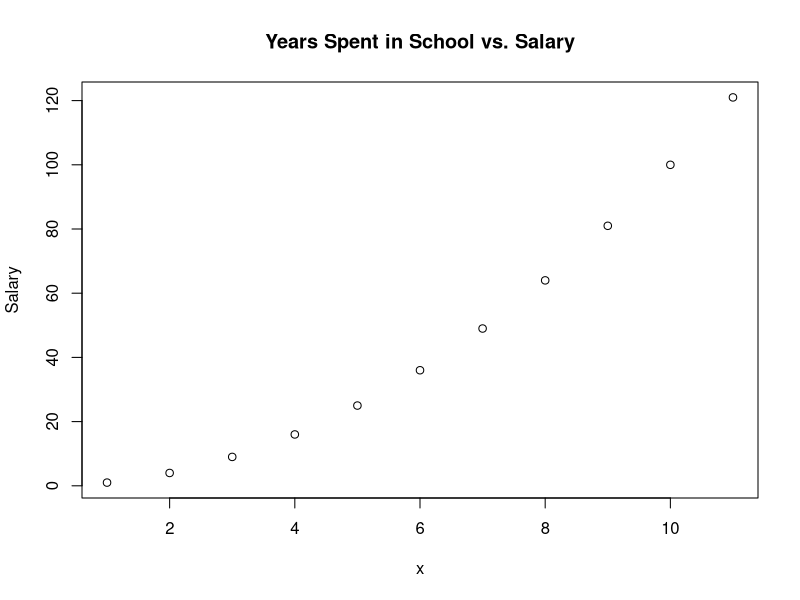
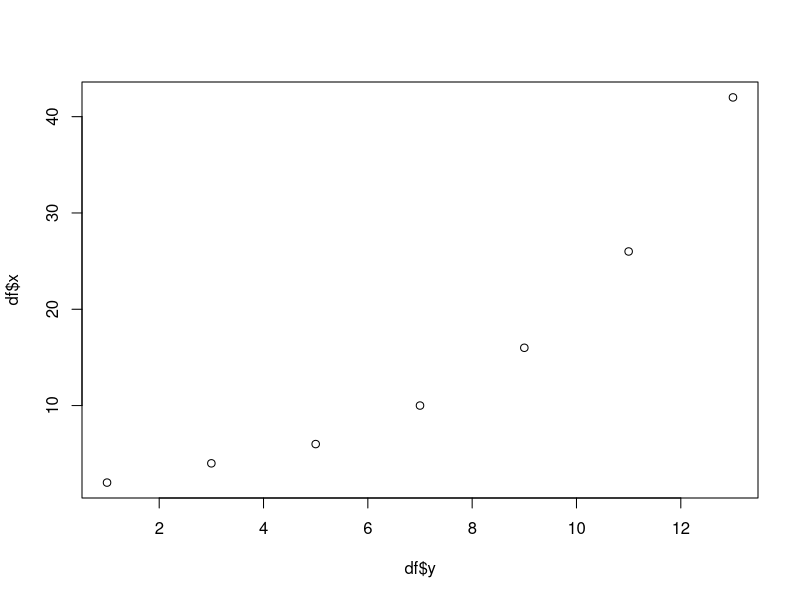
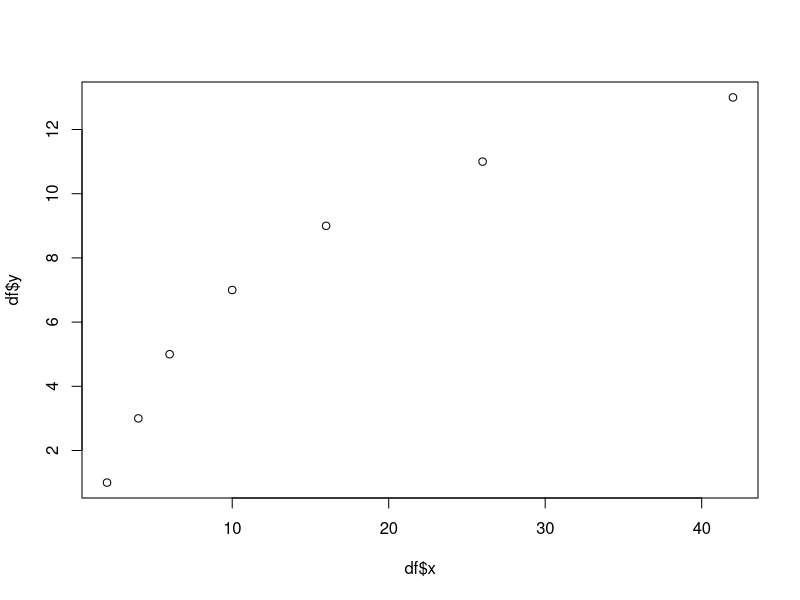
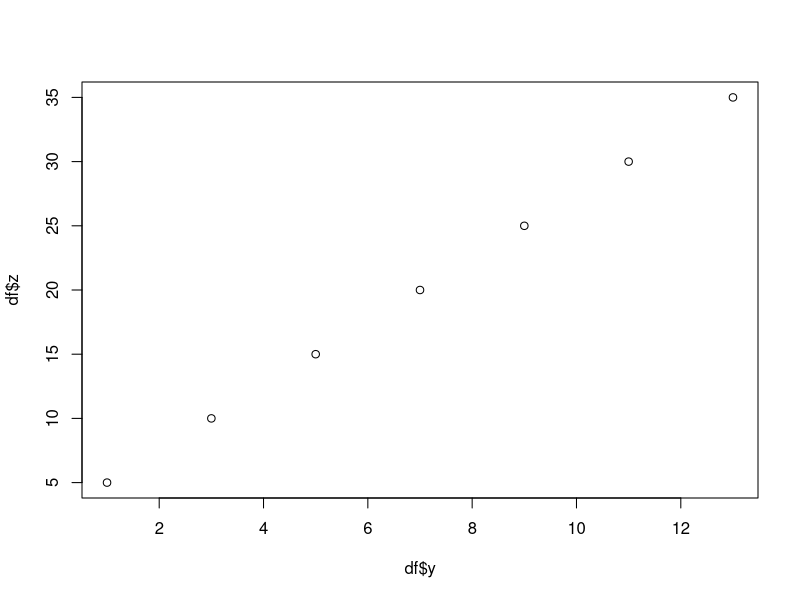
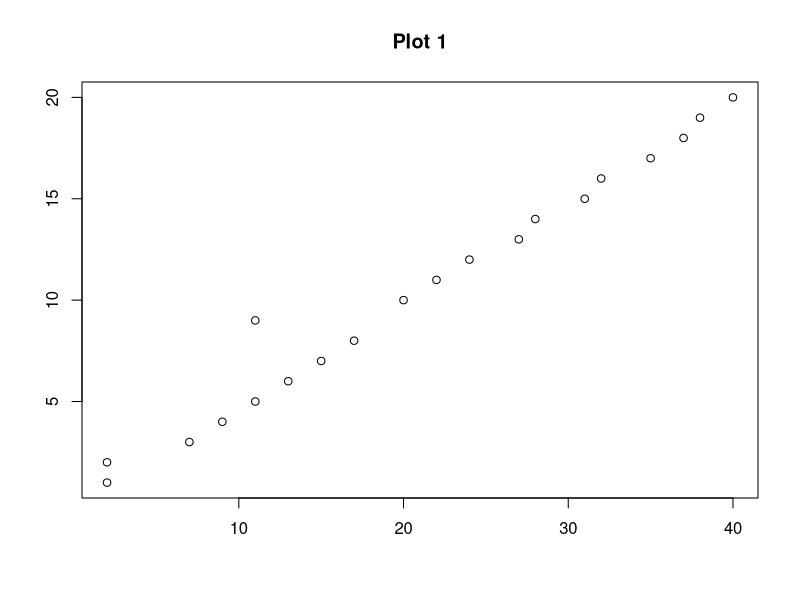
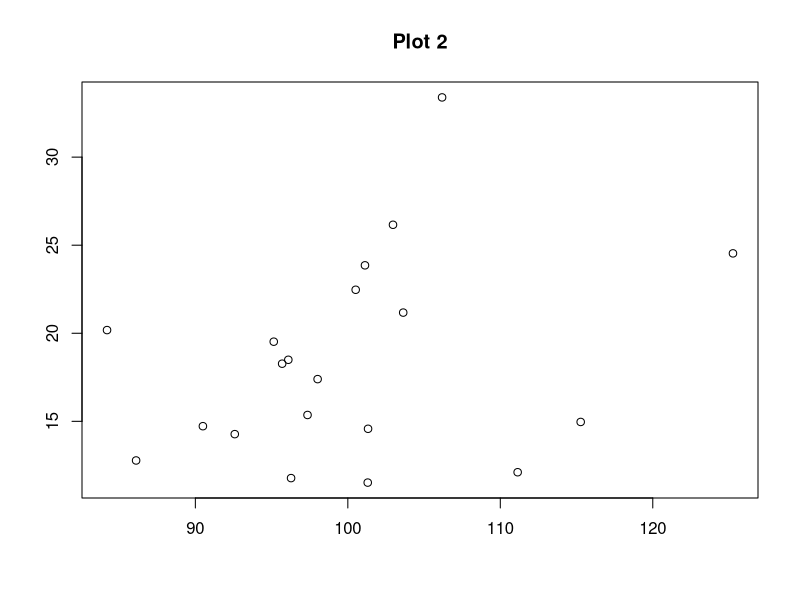

Recreate these plots in R, in order.
## ---- chunk 1
knitr::opts_chunk$set(message=FALSE,warning=FALSE, cache=TRUE)
## ---- chunk 2
x = c(1,2,3,4,5,6,7,8,9,10,11)
y = c(1,4,9,16,25,36,49,64,81,100,121)
plot(y~x, main = "Years Spent in School vs. Salary", ylab = "Salary")
## ---- chunk 3
x = c(2,4,6,10,16,26,42)
y = c(1,3,5,7,9,11,13)
z = c(5,10,15,20,25,30,35)


df<-data.frame(x,y,z)
plot(df$x~df$y)
plot(df$y~df$x)
plot(df$z~df$y)
## ---- chunk 4
x=c(1,2,3,4,5,6,7,8,9,10,11,12,13,14,15,16,17,18,19,20)
y=c(2,2,7,9,11,13,15,17,11,20,22,24,27,28,31,32,35,37,38,40)
plot(x~y, main = "Plot 1", ylab = " ", xlab = " ")

a=rnorm(20,20,5)
b=rnorm(20,100,10)
plot(a~b, main = "Plot 2", ylab = " ", xlab = " ")
## ---- chunk 5
x = c(12,16,20,41)
mx = mean(x)
sdx = sd(x)

z = ((x-mx)/sdx)
z 
## ---- chunk 6
x = c(12,16,20,41)
scale(x)
## ---- chunk 7
datset1 = c(10,63,51,24,87,42)
mds = mean(datset1)
sdds=sd(datset1)
vards=(sdds^2)
vards
var(datset1)

## ---- chunk 8
z = ((datset1-mds)/sdds)
z
## ---- chunk 9
x = c(5,8,1,16,4,11)
a = sum(x)^2
b = sum(x^2)

a
b
## ---- chunk 10
set.seed(100)
x = round(rnorm(15,89,7), digits = 0)
x
stem(x)

## ---- chunk 11
set.seed(10)
x = round(rnorm(15,20,2),digits = 0)
x
stem(x,scale = 1)
stem(x,scale = 2)
stem(x, scale = .5)
